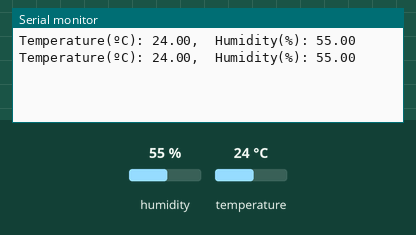
Bench run of a sketch on a simulated ESP8266 (NodeMCU). Parts: the last lines printed to the serial monitor. The test bench sets the inputs (shaded band); at power-on: humidity 55 %, temperature 24 °C.

Above: at 5.8 s.
5.9 s: humidity set to 22 %
At 11.0 s:
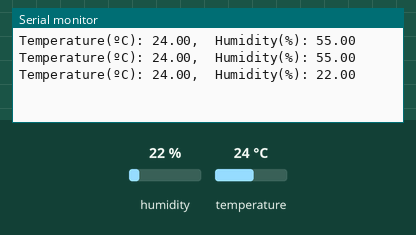
11.9 s: temperature set to 12 °C
At 16.1 s:
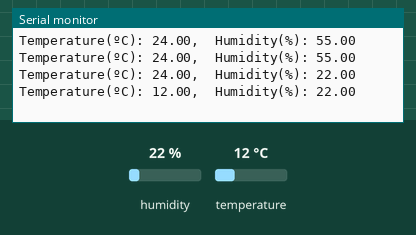
17.9 s: humidity set to 40 %
At 21.4 s:
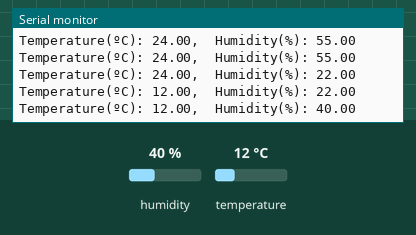
Timing chart, 0 to 22.9 s (numbered marks = the images above; inputs shaded):
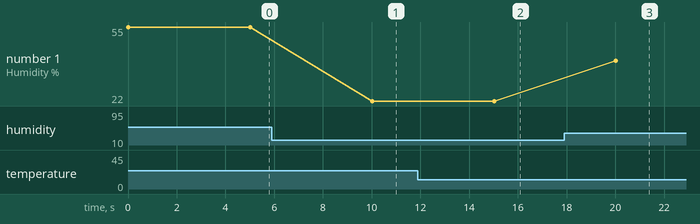

Measured:
- after the input at 5.9 s, the serial monitor: prints a new line after 4.1 s (image 1)
- after the input at 11.9 s, the serial monitor: prints a new line after 3.1 s (image 2)
- after the input at 17.9 s, the serial monitor: prints a new line after 2.1 s (image 3)
- plotted number 1: 55 → 22 after the input at 5.9 s, 22 → 40 after the input at 17.9 s

The sketch:

dht22.ino
```cpp
//
//    FILE: dht22_test.ino
//  //based on rob tillaart code
// VERSION: 0.1.03
// PURPOSE: DHT library test sketch for DHT22 && Arduino
//     URL: https://github.com/RobTillaart/Arduino
// Released to the public domain

#include <dht.h>
dht DHT;
#define DHT22_PIN D5

void setup()
{
    Serial.begin(9600);
}

void loop()
{


    int chk = DHT.read22(DHT22_PIN);
    float t = (DHT.temperature);
    float h = (DHT.humidity);
    Serial.print("Temperature(ºC): ");
    Serial.print(t);
    Serial.print(",\t");
    Serial.print("Humidity(%): ");
    Serial.print(h);
    Serial.println("\n");
    delay(5000);
}
```
